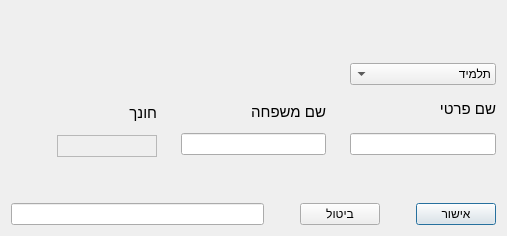
<?xml version="1.0" encoding="UTF-8"?>
<ui version="4.0">
 <class>add_person_popup</class>
 <widget class="QDialog" name="add_person_popup">
  <property name="geometry">
   <rect>
    <x>0</x>
    <y>0</y>
    <width>507</width>
    <height>236</height>
   </rect>
  </property>
  <property name="windowTitle">
   <string>הוסף אדם חדש</string>
  </property>
  <property name="layoutDirection">
   <enum>Qt::RightToLeft</enum>
  </property>
  <layout class="QGridLayout" name="gridLayout">
   <item row="3" column="0">
    <layout class="QHBoxLayout" name="horizontalLayout_2">
     <property name="spacing">
      <number>24</number>
     </property>
     <item>
      <layout class="QVBoxLayout" name="verticalLayout_4">
       <property name="spacing">
        <number>12</number>
       </property>
       <property name="bottomMargin">
        <number>2</number>
       </property>
       <item>
        <widget class="QComboBox" name="type_cbox">
         <item>
          <property name="text">
           <string>תלמיד</string>
          </property>
         </item>
         <item>
          <property name="text">
           <string>צוות</string>
          </property>
         </item>
         <item>
          <property name="text">
           <string>אחר</string>
          </property>
         </item>
        </widget>
       </item>
       <item>
        <widget class="QLabel" name="label_3">
         <property name="font">
          <font>
           <pointsize>11</pointsize>
          </font>
         </property>
         <property name="text">
          <string>שם פרטי</string>
         </property>
        </widget>
       </item>
       <item>
        <widget class="QLineEdit" name="first_name_field"/>
       </item>
      </layout>
     </item>
     <item>
      <layout class="QVBoxLayout" name="verticalLayout_3">
       <property name="spacing">
        <number>12</number>
       </property>
       <property name="bottomMargin">
        <number>2</number>
       </property>
       <item>
        <spacer name="verticalSpacer_3">
         <property name="orientation">
          <enum>Qt::Vertical</enum>
         </property>
         <property name="sizeType">
          <enum>QSizePolicy::Ignored</enum>
         </property>
         <property name="sizeHint" stdset="0">
          <size>
           <width>20</width>
           <height>40</height>
          </size>
         </property>
        </spacer>
       </item>
       <item>
        <widget class="QLabel" name="label_2">
         <property name="sizePolicy">
          <sizepolicy hsizetype="Preferred" vsizetype="Maximum">
           <horstretch>0</horstretch>
           <verstretch>0</verstretch>
          </sizepolicy>
         </property>
         <property name="font">
          <font>
           <pointsize>11</pointsize>
          </font>
         </property>
         <property name="text">
          <string>שם משפחה</string>
         </property>
        </widget>
       </item>
       <item>
        <widget class="QLineEdit" name="last_name_field"/>
       </item>
      </layout>
     </item>
     <item>
      <layout class="QVBoxLayout" name="verticalLayout">
       <property name="spacing">
        <number>12</number>
       </property>
       <item>
        <spacer name="verticalSpacer_4">
         <property name="orientation">
          <enum>Qt::Vertical</enum>
         </property>
         <property name="sizeType">
          <enum>QSizePolicy::Ignored</enum>
         </property>
         <property name="sizeHint" stdset="0">
          <size>
           <width>20</width>
           <height>40</height>
          </size>
         </property>
        </spacer>
       </item>
       <item>
        <widget class="QLabel" name="mentor_label">
         <property name="font">
          <font>
           <pointsize>11</pointsize>
          </font>
         </property>
         <property name="text">
          <string>חונך</string>
         </property>
        </widget>
       </item>
       <item>
        <layout class="QHBoxLayout" name="mentor_field_layout">
         <property name="spacing">
          <number>6</number>
         </property>
         <item>
          <widget class="QFrame" name="mentor_cbox_container">
           <property name="sizePolicy">
            <sizepolicy hsizetype="Expanding" vsizetype="Preferred">
             <horstretch>1</horstretch>
             <verstretch>0</verstretch>
            </sizepolicy>
           </property>
           <property name="frameShape">
            <enum>QFrame::StyledPanel</enum>
           </property>
           <property name="frameShadow">
            <enum>QFrame::Raised</enum>
           </property>
           <layout class="QHBoxLayout" name="horizontalLayout_3">
            <property name="spacing">
             <number>0</number>
            </property>
            <property name="sizeConstraint">
             <enum>QLayout::SetNoConstraint</enum>
            </property>
            <property name="leftMargin">
             <number>0</number>
            </property>
            <property name="topMargin">
             <number>0</number>
            </property>
            <property name="rightMargin">
             <number>0</number>
            </property>
            <property name="bottomMargin">
             <number>0</number>
            </property>
           </layout>
          </widget>
         </item>
         <item>
          <widget class="QPushButton" name="new_mentor_btn">
           <property name="text">
            <string/>
           </property>
           <property name="iconSize">
            <size>
             <width>16</width>
             <height>16</height>
            </size>
           </property>
           <property name="autoDefault">
            <bool>false</bool>
           </property>
           <property name="flat">
            <bool>true</bool>
           </property>
          </widget>
         </item>
        </layout>
       </item>
      </layout>
     </item>
    </layout>
   </item>
   <item row="4" column="0">
    <spacer name="verticalSpacer">
     <property name="orientation">
      <enum>Qt::Vertical</enum>
     </property>
     <property name="sizeType">
      <enum>QSizePolicy::Maximum</enum>
     </property>
     <property name="sizeHint" stdset="0">
      <size>
       <width>20</width>
       <height>40</height>
      </size>
     </property>
    </spacer>
   </item>
   <item row="5" column="0">
    <layout class="QHBoxLayout" name="horizontalLayout">
     <property name="spacing">
      <number>36</number>
     </property>
     <item>
      <widget class="QPushButton" name="ok_btn">
       <property name="text">
        <string>אישור</string>
       </property>
       <property name="default">
        <bool>true</bool>
       </property>
      </widget>
     </item>
     <item>
      <widget class="QPushButton" name="cancel_btn">
       <property name="text">
        <string>ביטול</string>
       </property>
      </widget>
     </item>
     <item>
      <widget class="QLineEdit" name="mentor_field"/>
     </item>
    </layout>
   </item>
   <item row="1" column="0">
    <spacer name="verticalSpacer_2">
     <property name="orientation">
      <enum>Qt::Vertical</enum>
     </property>
     <property name="sizeHint" stdset="0">
      <size>
       <width>20</width>
       <height>40</height>
      </size>
     </property>
    </spacer>
   </item>
  </layout>
 </widget>
 <resources/>
 <connections/>
</ui>
